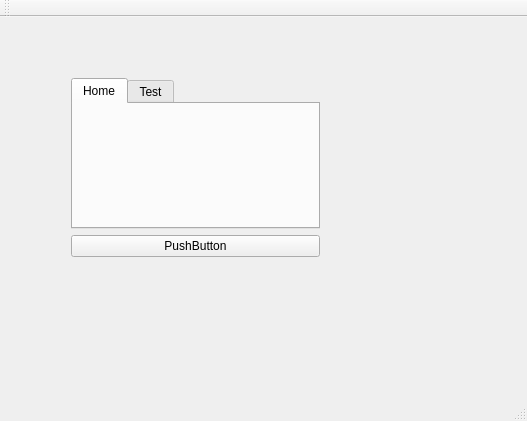
<?xml version="1.0" encoding="UTF-8"?>
<ui version="4.0">
 <class>MainWindow</class>
 <widget class="QMainWindow" name="MainWindow">
  <property name="geometry">
   <rect>
    <x>0</x>
    <y>0</y>
    <width>527</width>
    <height>421</height>
   </rect>
  </property>
  <property name="windowTitle">
   <string>MainWindow</string>
  </property>
  <widget class="QWidget" name="centralWidget">
   <widget class="QWidget" name="">
    <property name="geometry">
     <rect>
      <x>60</x>
      <y>50</y>
      <width>271</width>
      <height>201</height>
     </rect>
    </property>
    <layout class="QVBoxLayout" name="verticalLayout">
     <item>
      <widget class="QTabWidget" name="tabWidget">
       <property name="currentIndex">
        <number>0</number>
       </property>
       <widget class="QWidget" name="tab">
        <attribute name="title">
         <string>Home</string>
        </attribute>
       </widget>
       <widget class="QWidget" name="tab_2">
        <attribute name="title">
         <string>Test</string>
        </attribute>
       </widget>
      </widget>
     </item>
     <item>
      <widget class="QPushButton" name="pushButton">
       <property name="text">
        <string>PushButton</string>
       </property>
      </widget>
     </item>
    </layout>
   </widget>
  </widget>
  <widget class="QMenuBar" name="menuBar">
   <property name="geometry">
    <rect>
     <x>0</x>
     <y>0</y>
     <width>527</width>
     <height>22</height>
    </rect>
   </property>
  </widget>
  <widget class="QToolBar" name="mainToolBar">
   <attribute name="toolBarArea">
    <enum>TopToolBarArea</enum>
   </attribute>
   <attribute name="toolBarBreak">
    <bool>false</bool>
   </attribute>
  </widget>
  <widget class="QStatusBar" name="statusBar"/>
 </widget>
 <layoutdefault spacing="6" margin="11"/>
 <resources/>
 <connections/>
</ui>
